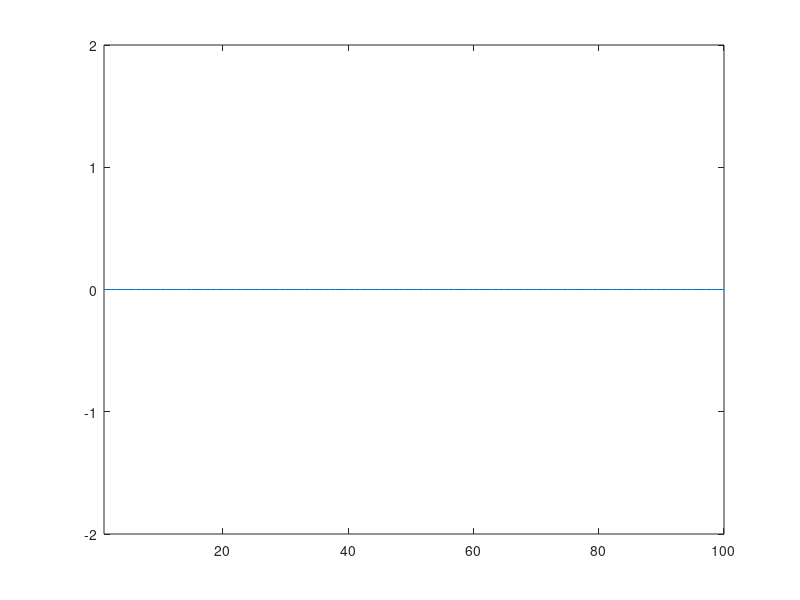

MATLAB code for this plot: (Note: this script raises an error after producing the figure.)
% OneD_FDTD_1
% A 1d FDTD simulation of plane wave pulse propagation in vacuum
clear all;
c0 = 3.0e8; % Speed of Light in Vacuum
% Size of the FDTD space
ke = 100;
% Number of Time Steps
nsteps = 2*ke;
% Source Position
ks = 2;
kstart = ks;
% Cell Size & Time Stepping
dt = ke/nsteps;
%Courant Stability Factor
cc = 1.0;             % Courant Condition
dx = c0*dt/cc;  % Courant Condition
epsilon = 1;
cb(kstart:ke/2) = cc./epsilon;  % Enforces Propagation in the positive z-Direction
cb(ke/2+1:ke) = cc./(1.5*epsilon);  % Places an Interface at the Midpoint of the Calculation Space
% Initialize Field Vectors
Ex = zeros(1,ke);
Hy = zeros(1,ke);
% Initial Gaussian Pulse
t0 = 20;
sigma = 10;
omega = 0.5;
plot(Ex);axis([1 ke -2 2]);
M=getframe;
nn=M.cdata;
nn=rgb2gray(nn);
imwrite(nn,'Gaussian.gif','gif','LoopCount',1,'DelayTime',0.000000001);
% Start Loop
M = moviein(nsteps);
for t = 1:nsteps
    % E Field Loop
    for k = 2:ke-1
        Ex(k) = Ex(k) + cb(k)*(Hy(k-1) - Hy(k));
    end
    % Source Field
    Ex(ks) = Ex(ks) + exp(-((t-t0)/sigma)^2)*cos(omega*(t-t0));
    % H Field Loop
    for k = 1:ke-1
        Hy(k) = Hy(k) + cb(k)*(Ex(k) - Ex(k+1));
    end
    %Ex(2) = Ex(1);          % Left ABC
    Ex(ke) = Ex(ke-1);   % Right ABC
    plot(Ex);axis([1 ke -2 2]);
    xlabel('distance $z$'),ylabel('E Field')
    M(:,t) = getframe   ;
    nn=M(:,t).cdata;
    nn=rgb2gray(nn);
    imwrite(nn,'Gaussian.gif','gif','WriteMode','append','DelayTime',0.000000001);
    % input(' ')
end
%movie(M,1);